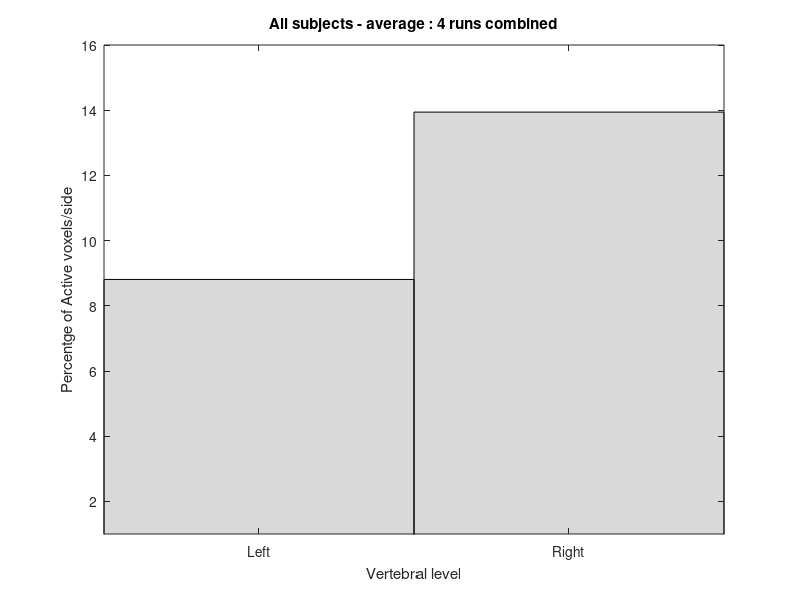

Recreate this plot in MATLAB.
clear all
% close all
% clc
% 
% load('savedData/allDataPAMcope1.mat')
% load('savedData/allDataSmoothPAMcope7.mat')

% load('savedData/allDataRLcope7.mat')
load('savedData/allDataSmoothRLcope7.mat')
% 
% load('savedData/allDataDVcope7.mat')
% load('savedData/allDataSmoothDVcope7.mat')
allData = allDataSmooth;

totVox = 35133;
% totDV = [18594 16539];
%RL
totDV = [18514 16619];

for sbj = 1:length(allData)
    for i = 1:5
        for cer = 1:2
            actVx(i,sbj) = sum(cell2mat(allData{sbj, 1}{i, 1}(1,:)));
            zSc{i,sbj}{cer,1} = allData{sbj, 1}{i, 1}{2,cer};
            acVxCer{i,sbj}{cer,1} = length(zSc{i, sbj}{cer, 1});
            acVxCer{i,sbj}{cer,2} = totDV(cer); 
            acVxCer{i,sbj}{cer,3} = (length(zSc{i, sbj}{cer, 1})/totDV(cer)*100);
            runs(i,1) = str2num(allData{1, 1}{i, 2});
        end
    end
end

clear sbj


%% Using only series starting with 1
twoR = actVx(1,:);
threeR = actVx(2,:);
fourR = actVx(3,:);
fiveR = actVx(4,:);
sixR = actVx(5,:);

percR = zeros(5,7);
percR(1,:) = (twoR/totVox)*100;    %(mean((twoR/totVox)*100))';
percR(2,:) = (threeR/totVox)*100;                           %(mean((threeR/totVox)*100))';
percR(3,:) = (fourR/totVox)*100;                           %(mean((fourR/totVox)*100))';
percR(4,:) = (fiveR/totVox)*100;                           %(mean((fiveR/totVox)*100))';
percR(5,:) = (sixR/totVox)*100;                           %(mean((sixR/totVox)*100))';
                 
allMeans= mean(percR,2)';

%%%%%%%%%%%%%%%%%%%%%%%%%%%%%%%%%%%%%%%%%%%%%%%%%%%%%%%%%%%%%%%%%%%%%%%%%%%%%%%%%%%%%%%%%%%%%%%%%%%%%%%%%%%%%%%%%%%%%%%%%%%%

%% plotting code - BE CAREFUL

% 
% close all
% figure
% clear i
% for i  = 1: size(percR,1)
%     SEM(i) = std(percR(i,:))/sqrt(length(percR(i,:)));
% end
% 
% for i = 1:length(allMeans)
%     errorbar(i*ones(size(allMeans(i))), allMeans(i), SEM(i),'LineWidth',1.5,'Color','0.5 0.5 0.5'); hold on
%     %scatter(i*ones(size(allMeans(i))), allMeans(i),75,'red','square','filled');
% end
% 
% hold on
% bar(allMeans,'FaceColor',[.7 .7 .7]);
% xticks(1:length(allMeans))
% xticklabels({'1-2','1-2-3','1-2-3-4','1-2-3-4-5','All'})
% ylabel('Percentge of Active voxels'); xlabel('Number of Runs');
% title('Percentage of active voxels per combination of runs averaged across all subjects')
% % savefig('SBSN_figures/actVox_all_sub.fig')

%% spinal segment active voxels DON'T HARD CODE
% close all
avRuns = [runs actVx];
a = [];
for sbj = 1:7
    for i = 3
        % avg cer activations 
        a(:, sbj) = cell2mat(acVxCer{i, sbj}(:, end));
        for c = 1:2
            cerAvg(c,:)= mean(a(c,:));
        end

    end
end


% %
% figure
% % close all
% h = bar(cerAvg,1,'FaceColor', [.85 .85 .85]); %4 runs
% %h = bar(flip(cerAvg,1),'FaceColor',[.35 .35 .35]); %all runs
% title (sprintf('All subjects - average : %d runs combined',i+1))
% xticks(1:2)
% ylim([1 16])
% xticklabels({'Dorsal','Ventral'})
% % xticklabels({'Right','Left'})
% ylabel('Percentge of Active voxels/side'); xlabel('Vertebral level');

figure
% close all
h = bar(cerAvg,1,'FaceColor', [.85 .85 .85]); %4 runs
%h = bar(flip(cerAvg,1),'FaceColor',[.35 .35 .35]); %all runs
title (sprintf('All subjects - average : %d runs combined',i+1))
xticks(1:2)
ylim([1 16])
xticklabels({'Left','Right'})
ylabel('Percentge of Active voxels/side'); xlabel('Vertebral level');
